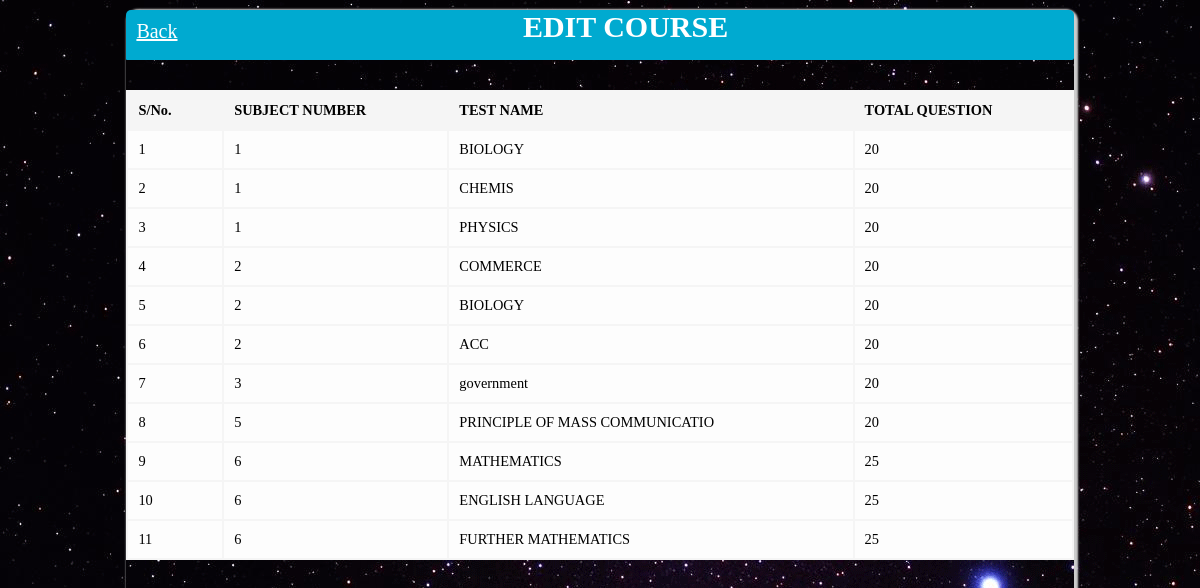
The page /admin/courseedit.php on the database its author committed.
### tables this page shows
CREATE TABLE `mst_test` (
  `id` int(11) NOT NULL,
  `sub_id` int(5) DEFAULT NULL,
  `test_name` varchar(30) DEFAULT NULL,
  `total_que` varchar(15) DEFAULT NULL
);

### connect.php (called while the page is built, shortened)
<?php
class DBController {
	private $host = "localhost";
	private $user = "root";
	private $password = "";
	private $database = "cbt";
	private $conn;
	function __construct() {
		$this->conn = $this->connectDB();
	}
	function connectDB() {
		$conn = mysqli_connect($this->host,$this->user,$this->password,$this->database);
		return $conn;
	}
	function runQuery($query) {
		$result = mysqli_query($this->conn,$query);
		while($row=mysqli_fetch_assoc($result)) {
			$resultset[] = $row;
		}
		if(!empty($resultset))
			return $resultset;
	}
}
?>

### admin/courseedit.php (the view, shortened to what this page needs)
<?php
require_once("../connect.php");
$db_handle = new DBController();
$sql = "SELECT * from mst_test";
$faq = $db_handle->runQuery($sql);
?>
<html>
    <head>
    </head>
   <body style="background: url(img/bg/1.gif);">
<center>
<div style="margin:auto;width:80%; height:600px;box-shadow:2px 1px 2px 2px #CCCCCC;text-align:left; border-radius: 10px;">
		<div class="head" style="background-color: #00aad0; height: 50px; border-radius: 5px 5px 2px 1px; margin-bottom: 30px;">
		     <a href="testadd.php" style="float: left; color: #ffffff; font-size: 20px; margin-left: 10px; margin-top: 10px;">Back</a>
		    <p style="text-align: center;font-weight: bold; color: #ffffff; font-size: 30px; margin-top: 10px;">
		       EDIT COURSE
		    </p>
  		</div>
		<table class="tbl-qa">
		  <thead>
			  <tr>
				<th class="table-header" width="10%">S/No.</th>
				<th class="table-header">SUBJECT NUMBER</th>
				<th class="table-header">TEST NAME</th>
				<th class="table-header">TOTAL QUESTION</th>
			  </tr>
		  </thead>
		  <tbody>
		  <?php
		  foreach($faq as $k=>$v) {
		  ?>
			  <tr class="table-row">
				<td><?php echo $k+1; ?></td>
				<td contenteditable="true" onBlur="saveToDatabase(this,'sub_id','<?php echo $faq[$k]["id"]; ?>')" onClick="showEdit(this);"><?php echo $faq[$k]["sub_id"]; ?></td>
				<td contenteditable="true" onBlur="saveToDatabase(this,'test_name','<?php echo $faq[$k]["id"]; ?>')" onClick="showEdit(this);"><?php echo $faq[$k]["test_name"]; ?></td>
				<td contenteditable="true" onBlur="saveToDatabase(this,'total_que','<?php echo $faq[$k]["id"]; ?>')" onClick="showEdit(this);"><?php echo $faq[$k]["total_que"]; ?></td>
			  </tr>
		<?php
		}
		?>
		  </tbody>
		</table>
</div>
</center>
    </body>
</html>

### admin/courseedit.php (style rules this page uses)
.tbl-qa { width: 100%;font-size:0.9em;background-color: #f5f5f5; }
.tbl-qa th.table-header { padding: 5px;text-align: left;padding:10px; }
.tbl-qa .table-row td { padding:10px;background-color: #FDFDFD; }

### rows shown on the page
mst_test: sub "1", test_name "BIOLOGY", total_que "20"
mst_test: sub "1", test_name "CHEMIS", total_que "20"
mst_test: sub "1", test_name "PHYSICS", total_que "20"
mst_test: sub "2", test_name "COMMERCE", total_que "20"
mst_test: sub "2", test_name "BIOLOGY", total_que "20"
mst_test: sub "2", test_name "ACC", total_que "20"
mst_test: sub "3", test_name "government", total_que "20"
mst_test: sub "5", test_name "PRINCIPLE OF MASS COMMUNICATIO", total_que "20"
mst_test: sub "6", test_name "MATHEMATICS", total_que "25"
mst_test: sub "6", test_name "ENGLISH LANGUAGE", total_que "25"
mst_test: sub "6", test_name "FURTHER MATHEMATICS", total_que "25"
